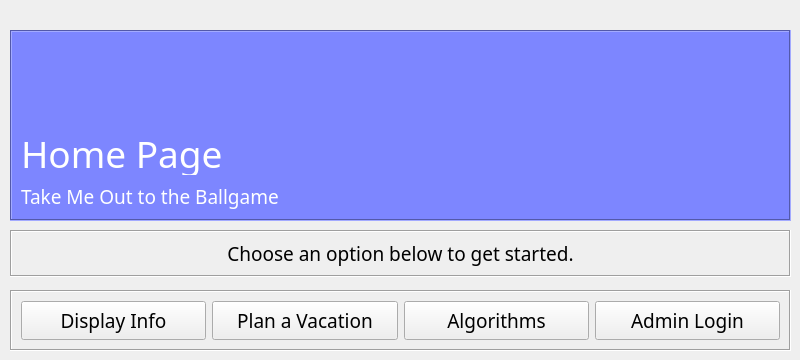
    <widget class="QWidget" name="home">
     <widget class="QFrame" name="buttonsHome">
      <property name="geometry">
       <rect>
        <x>10</x>
        <y>290</y>
        <width>781</width>
        <height>61</height>
       </rect>
      </property>
      <property name="frameShape">
       <enum>QFrame::Box</enum>
      </property>
      <property name="frameShadow">
       <enum>QFrame::Sunken</enum>
      </property>
      <layout class="QHBoxLayout" name="horizontalLayout">
       <item>
        <widget class="QPushButton" name="buttonDisplay">
         <property name="sizePolicy">
          <sizepolicy hsizetype="Minimum" vsizetype="Preferred">
           <horstretch>0</horstretch>
           <verstretch>0</verstretch>
          </sizepolicy>
         </property>
         <property name="font">
          <font>
           <family>Bahnschrift</family>
           <pointsize>14</pointsize>
           <italic>false</italic>
           <bold>false</bold>
          </font>
         </property>
         <property name="autoFillBackground">
          <bool>true</bool>
         </property>
         <property name="styleSheet">
          <string notr="true">font: 14pt &quot;Bahnschrift&quot;;</string>
         </property>
         <property name="text">
          <string>Display Info</string>
         </property>
         <property name="flat">
          <bool>false</bool>
         </property>
        </widget>
       </item>
       <item>
        <widget class="QPushButton" name="buttonPlan">
         <property name="sizePolicy">
          <sizepolicy hsizetype="Minimum" vsizetype="Preferred">
           <horstretch>0</horstretch>
           <verstretch>0</verstretch>
          </sizepolicy>
         </property>
         <property name="font">
          <font>
           <family>Bahnschrift</family>
           <pointsize>14</pointsize>
           <italic>false</italic>
           <bold>false</bold>
          </font>
         </property>
         <property name="autoFillBackground">
          <bool>true</bool>
         </property>
         <property name="styleSheet">
          <string notr="true">font: 14pt &quot;Bahnschrift&quot;;</string>
         </property>
         <property name="text">
          <string>Plan a Vacation</string>
         </property>
         <property name="flat">
          <bool>false</bool>
         </property>
        </widget>
       </item>
       <item>
        <widget class="QPushButton" name="buttonAlgorithm">
         <property name="sizePolicy">
          <sizepolicy hsizetype="Minimum" vsizetype="Preferred">
           <horstretch>0</horstretch>
           <verstretch>0</verstretch>
          </sizepolicy>
         </property>
         <property name="font">
          <font>
           <family>Bahnschrift</family>
           <pointsize>14</pointsize>
           <italic>false</italic>
           <bold>false</bold>
          </font>
         </property>
         <property name="autoFillBackground">
          <bool>true</bool>
         </property>
         <property name="styleSheet">
          <string notr="true">font: 14pt &quot;Bahnschrift&quot;;</string>
         </property>
         <property name="text">
          <string>Algorithms</string>
         </property>
         <property name="flat">
          <bool>false</bool>
         </property>
        </widget>
       </item>
       <item>
        <widget class="QPushButton" name="buttonAdmin">
         <property name="sizePolicy">
          <sizepolicy hsizetype="Minimum" vsizetype="Preferred">
           <horstretch>0</horstretch>
           <verstretch>0</verstretch>
          </sizepolicy>
         </property>
         <property name="font">
          <font>
           <family>Bahnschrift</family>
           <pointsize>14</pointsize>
           <italic>false</italic>
           <bold>false</bold>
          </font>
         </property>
         <property name="autoFillBackground">
          <bool>true</bool>
         </property>
         <property name="styleSheet">
          <string notr="true">font: 14pt &quot;Bahnschrift&quot;;</string>
         </property>
         <property name="text">
          <string>Admin Login</string>
         </property>
         <property name="flat">
          <bool>false</bool>
         </property>
        </widget>
       </item>
      </layout>
     </widget>
     <widget class="QLabel" name="descHome">
      <property name="enabled">
       <bool>true</bool>
      </property>
      <property name="geometry">
       <rect>
        <x>10</x>
        <y>230</y>
        <width>781</width>
        <height>47</height>
       </rect>
      </property>
      <property name="font">
       <font>
        <family>Bahnschrift</family>
        <pointsize>14</pointsize>
        <italic>false</italic>
        <fontweight>Light</fontweight>
       </font>
      </property>
      <property name="styleSheet">
       <string notr="true">color: rgb(0, 0, 0);</string>
      </property>
      <property name="frameShape">
       <enum>QFrame::Box</enum>
      </property>
      <property name="frameShadow">
       <enum>QFrame::Sunken</enum>
      </property>
      <property name="lineWidth">
       <number>1</number>
      </property>
      <property name="text">
       <string>Choose an option below to get started.</string>
      </property>
      <property name="alignment">
       <set>Qt::AlignCenter</set>
      </property>
      <property name="wordWrap">
       <bool>false</bool>
      </property>
      <property name="margin">
       <number>10</number>
      </property>
     </widget>
     <widget class="QFrame" name="headerHome">
      <property name="enabled">
       <bool>true</bool>
      </property>
      <property name="geometry">
       <rect>
        <x>10</x>
        <y>30</y>
        <width>781</width>
        <height>191</height>
       </rect>
      </property>
      <property name="styleSheet">
       <string notr="true">background-color: rgb(125, 134, 255);</string>
      </property>
      <property name="frameShape">
       <enum>QFrame::Box</enum>
      </property>
      <property name="frameShadow">
       <enum>QFrame::Sunken</enum>
      </property>
      <layout class="QVBoxLayout" name="verticalLayout">
       <property name="spacing">
        <number>8</number>
       </property>
       <property name="sizeConstraint">
        <enum>QLayout::SetDefaultConstraint</enum>
       </property>
       <property name="topMargin">
        <number>100</number>
       </property>
       <item>
        <widget class="QLabel" name="titleHome">
         <property name="enabled">
          <bool>true</bool>
         </property>
         <property name="font">
          <font>
           <family>Bahnschrift</family>
           <pointsize>28</pointsize>
           <italic>false</italic>
           <fontweight>Black</fontweight>
          </font>
         </property>
         <property name="acceptDrops">
          <bool>false</bool>
         </property>
         <property name="styleSheet">
          <string notr="true">color: rgb(255, 255, 255);
background-color: rgba(255, 255, 255, 0);</string>
         </property>
         <property name="frameShape">
          <enum>QFrame::NoFrame</enum>
         </property>
         <property name="lineWidth">
          <number>2</number>
         </property>
         <property name="text">
          <string notr="true">Home Page</string>
         </property>
         <property name="wordWrap">
          <bool>false</bool>
         </property>
        </widget>
       </item>
       <item>
        <widget class="QLabel" name="subtitleHome">
         <property name="enabled">
          <bool>true</bool>
         </property>
         <property name="font">
          <font>
           <family>Bahnschrift</family>
           <pointsize>14</pointsize>
           <italic>false</italic>
           <fontweight>Light</fontweight>
          </font>
         </property>
         <property name="styleSheet">
          <string notr="true">color: rgb(255, 255, 255);
background-color: rgba(255, 255, 255, 0);</string>
         </property>
         <property name="frameShape">
          <enum>QFrame::NoFrame</enum>
         </property>
         <property name="lineWidth">
          <number>2</number>
         </property>
         <property name="text">
          <string>Take Me Out to the Ballgame</string>
         </property>
         <property name="wordWrap">
          <bool>false</bool>
         </property>
        </widget>
       </item>
      </layout>
     </widget>
    </widget>
